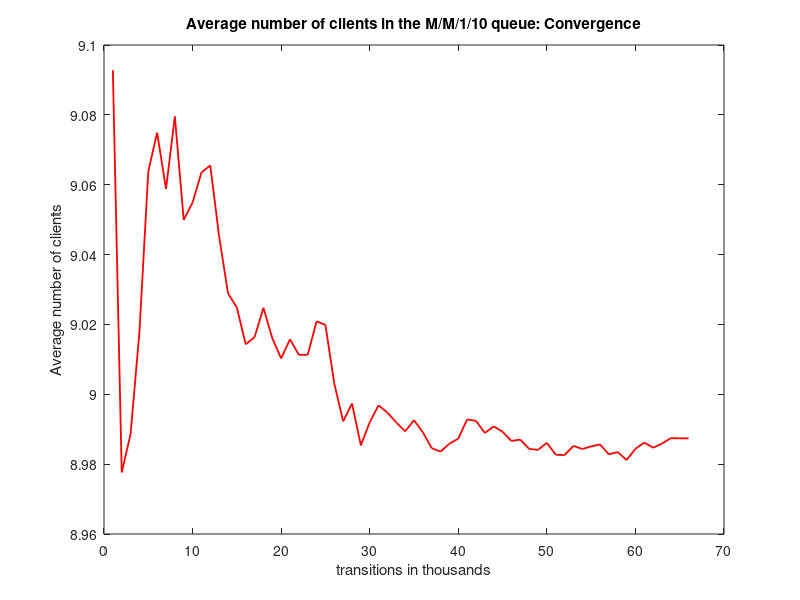
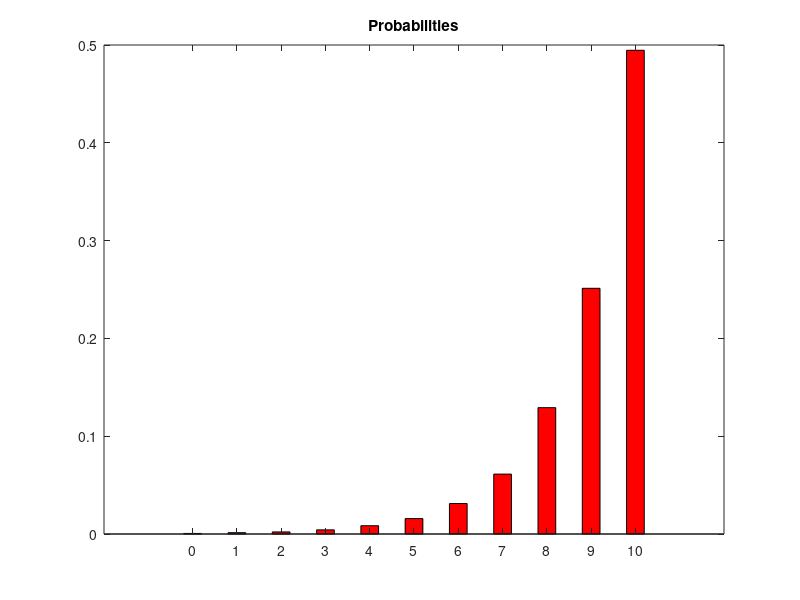

Reproduce these figures in MATLAB, in order.
% M/M/1/10 simulation.

clc;
clear all;
close all;


rand("seed",10);
lambda = [1 5 10]; 
mu = 5;

for n=1:3
  threshold = lambda(n)/(lambda(n) + mu); % the threshold used to calculate probabilities
  
  transitions = 0; % holds the transitions of the simulation in transitions steps
  arrivals=zeros(1,11);
  total_arrivals = 0; % to measure the total number of arrivals
  current_state = 0;  % holds the current state of the system
  previous_mean_clients = 0; % will help in the convergence test
  index = 0;
  to_plot=zeros(1,1000);
  
  % for debugging
##  tracestate=zeros(1,30);
##  tracearrdep=zeros(1,30);
##  tracearrivals=zeros(1,30);
  
  while transitions >= 0
    %threshold = lambda(n)/(lambda(n) + current_state+1);
    transitions = transitions + 1; % one more transitions step 
    % for debugging
##    if transitions<=30
##      tracestate(transitions)=current_state;
##      tracearrivals(transitions)=arrivals(current_state+1);    
##    endif
    
    if mod(transitions,1000) == 0 % check for convergence every 1000 transitions steps
      index = index + 1;
      for i=1:1:length(arrivals)
          P(i) = arrivals(i)/total_arrivals; % calculate the probability of every state in the system
      endfor
    
      mean_clients = 0; % calculate the mean number of clients in the system
      for i=1:1:length(arrivals)
         mean_clients = mean_clients + (i-1).*P(i);
      endfor
    
      to_plot(index) = mean_clients;
        
      if abs(mean_clients - previous_mean_clients) < 0.00001 || transitions > 1000000 % convergence test
       break;
      endif
    
     previous_mean_clients = mean_clients;
    
   endif
  
   random_number = rand(1); % generate a random number (Uniform distribution)
   if current_state == 0 || random_number < threshold % arrival
     % for debugging
##     if transitions<=30
##      tracearrdep(transitions)=1;
##     endif
     
     total_arrivals = total_arrivals + 1;
     arrivals(current_state + 1) = arrivals(current_state + 1) + 1; % increase the number of arrivals in the current state
     
     if current_state<10
        current_state = current_state + 1;
     endif     
     
   else % departure
     %for debugging
##     if transitions<=30
##      tracearrdep(transitions)=2;
##     endif
     
     if current_state != 0 % no departure from an empty system
        current_state = current_state - 1;
     endif
   endif
  endwhile

  printf('For lambda=%d\n',lambda(n));
  printf('Ergodic Probabilities\n');
  for i=1:1:length(arrivals)
   disp(P(i));
  endfor
  printf('\n');
  
  printf('Average number of customers: %d\n',mean_clients);
  printf('Probability of rejecting a customer: %d\n',P(11));
  throughput=lambda(n)*(1-P(11));  
  printf('Average waiting time: %d\n\n',mean_clients/throughput);
  
##  printf('First 30 states');
##  disp(tracestate);
##  printf('\n');
##  printf('Arrivals at current state');
##  disp(tracearrivals);
##  printf('\n');
##  printf('Next is arrival(1) or departure(2)')
##  disp(tracearrdep);
##  printf('\n');
  
  figure(1);
  plot(to_plot(1:index),"r","linewidth",1.3);
  title("Average number of clients in the M/M/1/10 queue: Convergence");
  xlabel("transitions in thousands");
  ylabel("Average number of clients");

  figure(2);
  bar(0:10,P,'r',0.4);
  title("Probabilities")
  %pause(2);
endfor